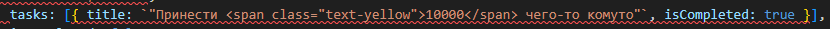
#> input picture profiles/klimetzc/projects/spring-001/assets/images/scene-01-bg.png, 830 x 29 px; its folder holds only this picture in this run
$ python build-skill-icons.py
#> lines starting #> are read from the running program, lines starting #| are printed output that depends on the picture
#!/usr/bin/env python3
"""Build square skill-icon tiles for the landing marketplace.

Pipeline per source PNG (generated on a chroma-green screen by
`ralphy generate image`):
  1. chroma-key the green background to transparent (greenness threshold + despill)
  2. autocrop to the icon's bounding box
  3. NEAREST-resize to a fixed target box (keeps pixel-art crisp)
  4. center on a square tile filled with the skill's category background hex
  5. export webp to landing/public/assets/skills/<slug>.webp

The tile background changes by skill category (derived from the slug prefix,
matching landing/lib/skills-loader.ts). Run after generating/regenerating any
icon source:

    python3 landing/scripts/build-skill-icons.py
"""

import sys
from pathlib import Path
from PIL import Image

SRC = Path("../workspace/projects/landing-skill-icons-001/assets/images")
OUT = Path("public/assets/skills")
TILE = 512          # tile side, px
ICON_BOX = 360      # icon fits within this box, centered
GREENNESS = 60      # g - max(r,b) above this => background pixel

CATEGORY_BG = {
    "UGC niches": (231, 166, 188),     # #E7A6BC rose
    "Workflow": (157, 190, 240),       # #9DBEF0 blue
    "Render engine": (132, 214, 196),  # #84D6C4 teal
    "Maintainer": (235, 192, 126),     # #EBC07E amber
}


# Render-engine (HyperFrames) skills carry no `ralphy-`-era prefix; match by slug.
RENDER_ENGINE_SLUGS = {
    "hyperframes", "hyperframes-cli", "hyperframes-media", "hyperframes-registry",
    "gsap", "lottie", "animejs", "css-animations", "three", "typegpu", "waapi",
    "tailwind", "website-to-hyperframes", "contribute-catalog",
}


def category_for(slug: str) -> str:
    # Slugs were de-prefixed in issue 053 (no more `ralphy-`/`ralphy-dev-`).
    if slug.startswith("dev-"):
        return "Maintainer"
    if slug.startswith("ugc-"):
        return "UGC niches"
    if slug in RENDER_ENGINE_SLUGS:
        return "Render engine"
    return "Workflow"


def chroma_key(img: Image.Image) -> Image.Image:
    img = img.convert("RGBA")
#> img is the input picture: PIL image 830x29 RGBA; mean R, G, B, A 53.9, 43.9, 43.5, 255
    px = img.load()
    w, h = img.size
#> w = 830; h = 29
    for y in range(h):
        for x in range(w):
            r, g, b, a = px[x, y]
            if g - max(r, b) > GREENNESS:
                px[x, y] = (r, g, b, 0)           # background -> transparent
            elif g > r and g > b and g - max(r, b) > 25:
                # edge despill: pull green down toward the other channels
                ng = (max(r, b) + g) // 2
                px[x, y] = (r, ng, b, a)
    return img


def build(src_path: Path) -> str:
    slug = src_path.stem
    cat = category_for(slug)
    bg = CATEGORY_BG[cat]

    icon = chroma_key(Image.open(src_path))
    bbox = icon.getbbox()
#> bbox = (0, 0, 830, 29)
    if bbox:
        icon = icon.crop(bbox)

    # Scale to fit ICON_BOX, preserve aspect, NEAREST for crisp pixels.
    iw, ih = icon.size
#> iw = 830; ih = 29
    scale = min(ICON_BOX / iw, ICON_BOX / ih)
#> scale = 0.434
    icon = icon.resize((max(1, round(iw * scale)), max(1, round(ih * scale))), Image.NEAREST)

    tile = Image.new("RGBA", (TILE, TILE), bg + (255,))
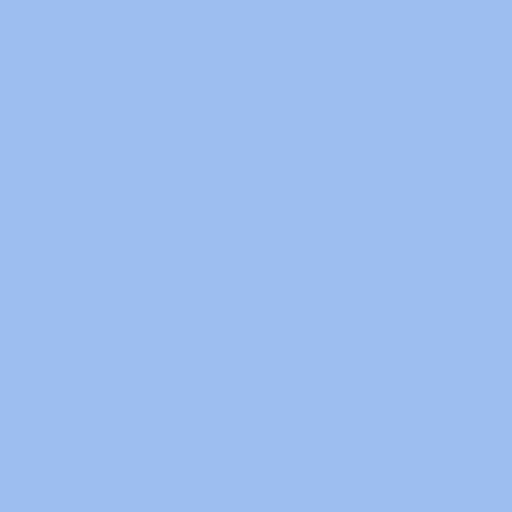
#> tile: PIL image 512x512 RGBA; mean R, G, B, A 157, 190, 240, 255
    ox = (TILE - icon.width) // 2
#> ox = 76
    oy = (TILE - icon.height) // 2
#> oy = 249
    tile.alpha_composite(icon, (ox, oy))

    OUT.mkdir(parents=True, exist_ok=True)
    out_path = OUT / f"{slug}.webp"
    tile.convert("RGB").save(out_path, "WEBP", quality=92, method=6)
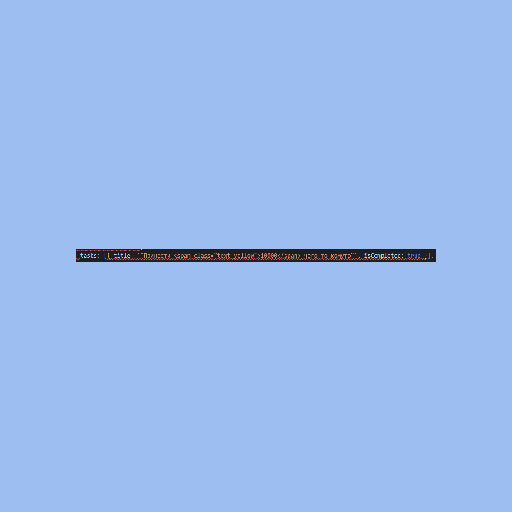
#> saved as scene-01-bg.webp: PIL image 512x512 RGB; mean R, G, B 155.3, 187.4, 236.6
    return f"{slug}  [{cat}]  -> {out_path}"


def main() -> int:
    if not SRC.exists():
        print(f"source dir not found: {SRC.resolve()}", file=sys.stderr)
        return 1
    pngs = sorted(SRC.glob("*.png"))
    if not pngs:
        print("no source PNGs to process", file=sys.stderr)
        return 1
    for p in pngs:
        # skip auto-versioned regen archives (slug.v2.png etc.)
        if ".v" in p.stem.rsplit("-", 1)[-1] or p.stem[-3:-1] == ".v":
            continue
        print(build(p))
    return 0


if __name__ == "__main__":
    raise SystemExit(main())
#> (the program exits here)
